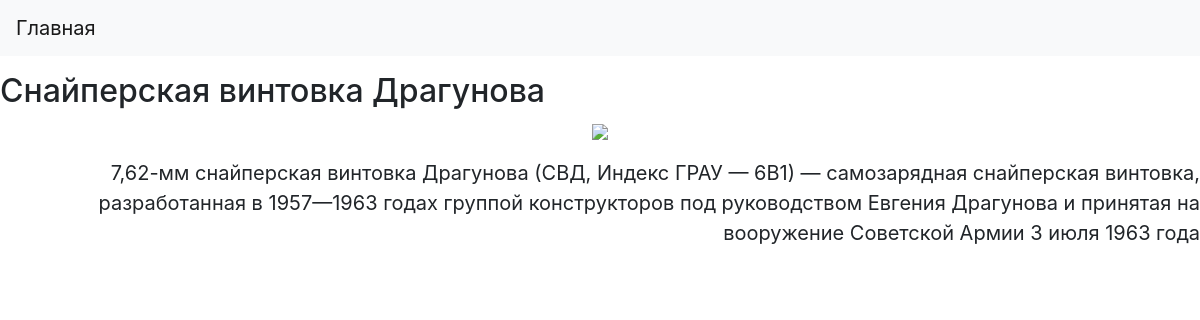
Screenshot of /polls/svd/ with the database file from the repository.
### polls/models.py (models this page shows, shortened)
class Weapon(models.Model):
    title = models.CharField(max_length=50)
    descripiton = models.CharField(max_length=250)
    img = models.URLField()

### polls/views.py (the view)
# urls.py: path('svd/', views.gun3, name='svd'),
def gun3(request):
    gun = Weapon.objects.all()[2]
    return render(request, 'polls/dragunov.html', {'gun': gun})

### polls/templates/polls/dragunov.html (shortened to what this page needs)
{% extends 'polls/layout.html'%}
{% block content %}
<p>
    <h2>{{ gun.title }}</h2>
    <p class="text-center">
     <img src="{{gun.img}}">
</p>
<p>
    <blockquote class="blockquote text-right">
  <p class="mb-0">{{ gun.descripiton }}</p>
</blockquote>
</p>
</p>
{% endblock %}

### polls/templates/polls/layout.html (shortened to what this page needs)
{% load static %}
<!doctype html>
<html lang="en">
  <head>
    <link rel="stylesheet" href="https://cdn.jsdelivr.net/npm/bootstrap@4.5.3/dist/css/bootstrap.min.css">
    <link rel="stylesheet" href="{% static 'polls/css/main.css' %}">
  </head>
  <body>
	<nav class="navbar navbar-expand-lg navbar-light bg-light">
		<a class="navbar-brand" href="{% url 'index' %}">Главная</a>
	  </nav>
	{% block content %}
	{% endblock %}
  </body>
</html>

### rows the page displays
Weapon: title "Снайперская винтовка Драгунова", descripiton "7,62-мм снайперская винтовка Драгунова (СВД, Индекс ГРАУ — 6В1) — самозарядная снайперская винтовка, разработанная в 1957—1963 годах группой конструкторов под руководством Евгения Драгунова и принятая на вооружение Советской Армии 3 июля 1963 года"
